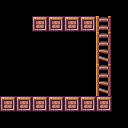

A level layout from a 2D game, rendered from its tile map. Below: a short description, then the map file with its tile-grid data intact:
An orthogonal 8x8 tile map with 16x16 px tiles, 1 tile layer (Tile Layer 1) and 12 objects (Ladder1).

<map version="1.2" tiledversion="1.3.5" orientation="orthogonal" renderorder="right-down" width="8" height="8" tilewidth="16" tileheight="16" infinite="0" nextlayerid="4" nextobjectid="28">
 <tileset firstgid="1" source="inca_front.tsx" />
 <layer id="1" name="Tile Layer 1" width="8" height="8">
  <data encoding="csv">
0,0,0,0,0,0,0,0,
0,0,100,100,100,100,104,0,
0,0,0,0,0,0,104,0,
0,0,0,0,0,0,114,0,
0,0,0,0,0,0,104,0,
0,0,0,0,0,0,114,0,
100,100,100,100,100,100,100,0,
0,0,0,0,0,0,0,0
</data>
 </layer>
 <objectgroup id="2" name="CollideLayer">
  <object id="12" x="0.486185" y="96.8902" width="15.3442" height="14.8811" rotation="-0.934624" />
  <object id="18" x="16.482" y="96.6103" width="15.3442" height="14.8811" rotation="-0.921248" />
  <object id="19" x="32.1262" y="96.764" width="15.3442" height="14.8811" rotation="-0.934624" />
  <object id="20" x="48.3796" y="96.6121" width="15.3442" height="14.8811" rotation="-0.934624" />
  <object id="21" x="64.3293" y="96.6121" width="15.3442" height="14.8811" rotation="-0.934624" />
  <object id="22" x="80.279" y="96.6121" width="15.3442" height="14.8811" rotation="-0.934624" />
  <object id="23" x="96.0768" y="96.764" width="15.3442" height="14.8811" rotation="-0.934624" />
  <object id="24" x="32.7338" y="16.8637" width="15.3442" height="14.8811" rotation="-0.934624" />
  <object id="25" x="48.2277" y="16.5599" width="15.3442" height="14.8811" rotation="-0.934624" />
  <object id="26" x="64.1774" y="16.8637" width="15.3442" height="14.8811" rotation="-0.934624" />
  <object id="27" x="80.4309" y="16.5599" width="15.3442" height="14.8811" rotation="-0.934624" />
 </objectgroup>
 <objectgroup id="3" name="InteractLayer">
  <object id="11" name="Ladder1" x="96.1538" y="16.2535" width="14.8864" height="79.5965" />
 </objectgroup>
</map>
